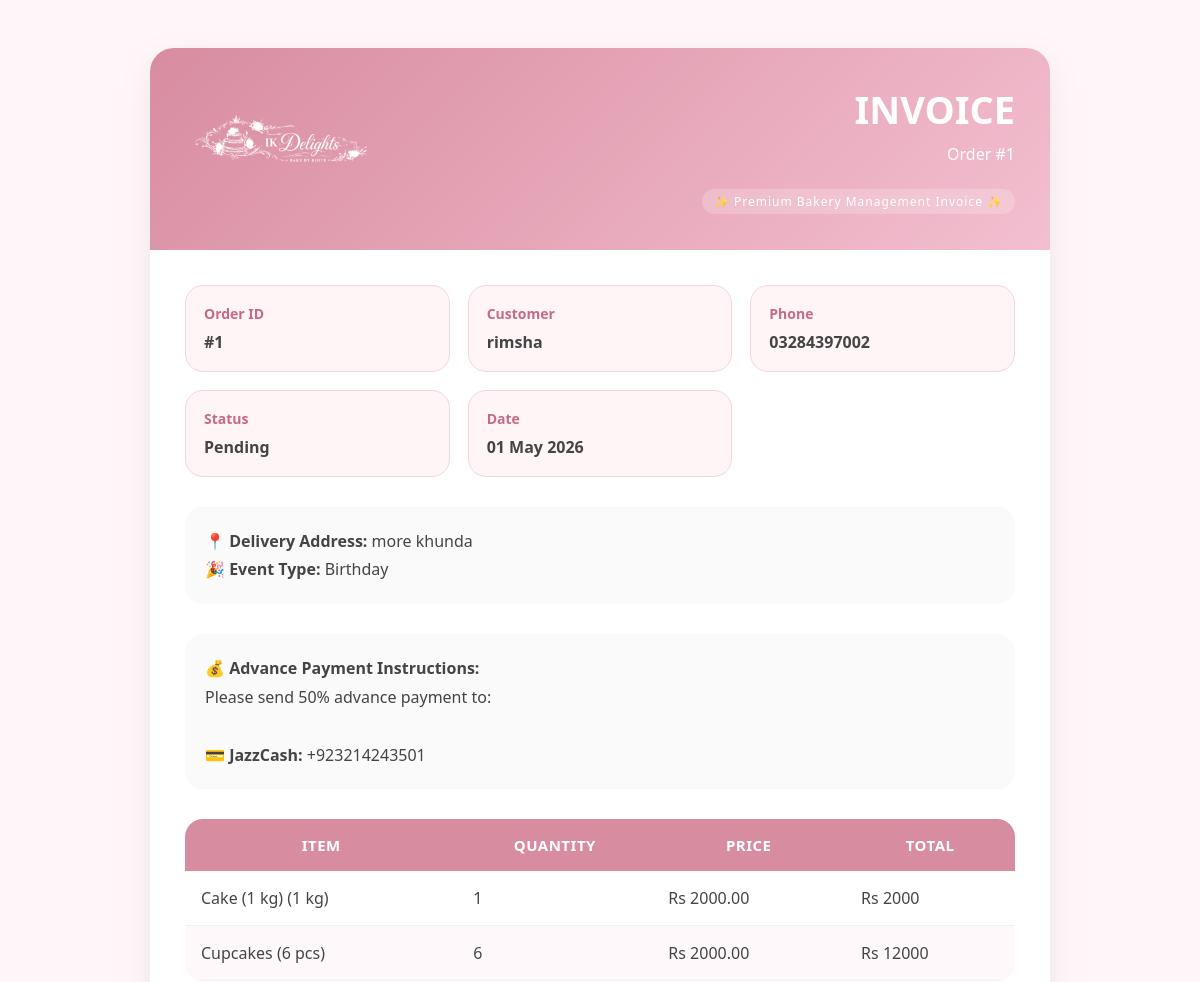
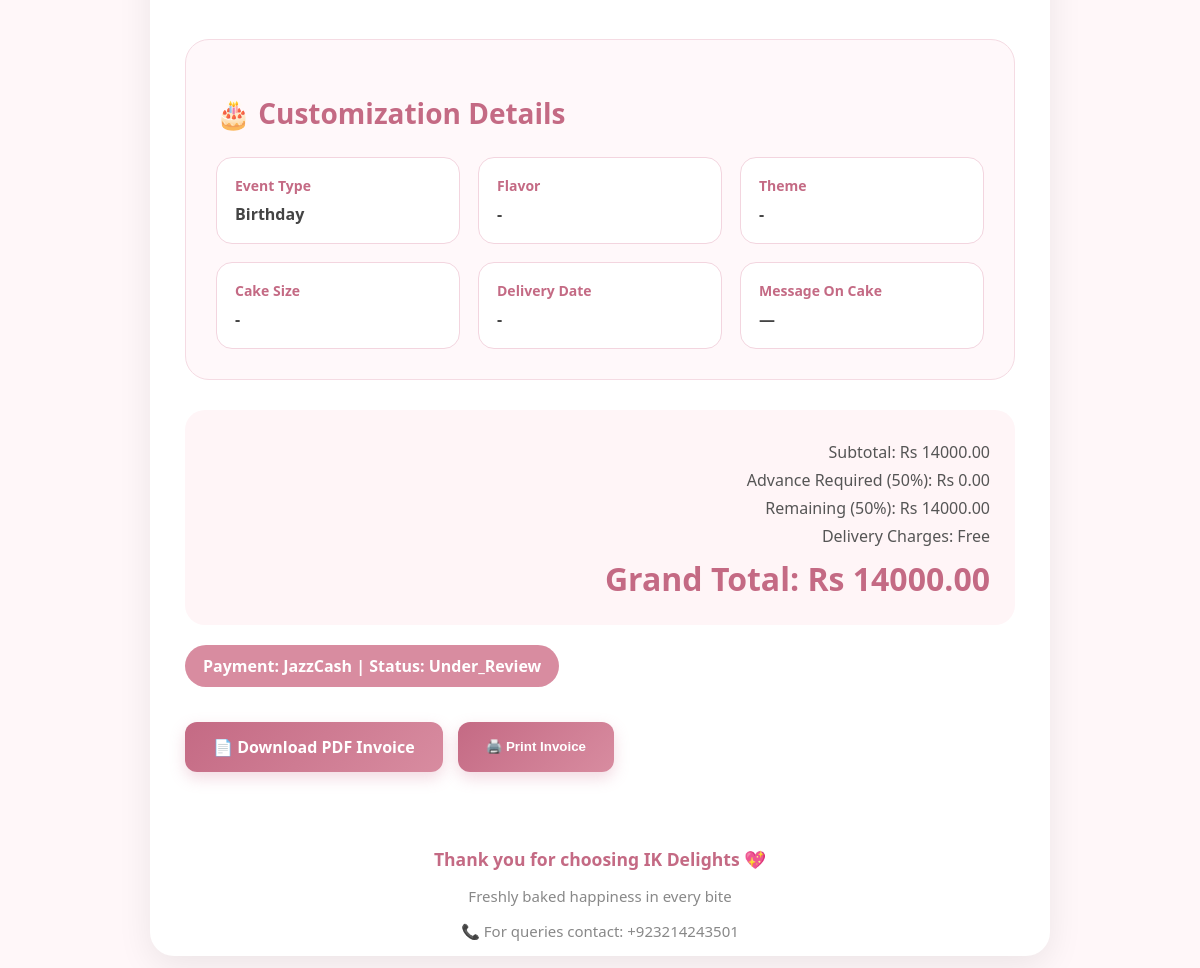
The app's page /invoice/1/ (signed in) with its own data (2 pictures, top to bottom).
### ik/models.py (models this page shows, shortened)
class Order(models.Model):
    PAYMENT_CHOICES = [
        ('jazzcash', 'JazzCash'),
        ('easypaisa', 'EasyPaisa'),
        ('cod', 'Cash on Delivery'),
    ]
    STATUS_CHOICES = [
        ('pending', 'Pending'),
        ('processing', 'Processing'),
        ('delivered', 'Delivered'),
        ('cancelled', 'Cancelled'),
    ]
    PAYMENT_STATUS_CHOICES = [
        ('under_review', 'Under Review'),
        ('partial_paid', 'Partial Paid'),
        ('fully_paid', 'Fully Paid'),
        ('rejected', 'Rejected'),
    ]
    user = models.ForeignKey(User, on_delete=models.SET_NULL, null=True, blank=True)
    session_key = models.CharField(max_length=40, null=True, blank=True)
    name = models.CharField(max_length=100)
    phone = models.CharField(
        max_length=20,
        validators=[
            RegexValidator(
                regex=r'^03\d{9}$',
                message='Phone number must be in format 03XXXXXXXXX'
            )
        ],
        help_text="Enter Pakistani number like 03XXXXXXXXX"
    )
    address = models.TextField(default="")
    payment_method = models.CharField(max_length=20, choices=PAYMENT_CHOICES)
    transaction_id = models.CharField(
        max_length=50,
        unique=False,
        null=True,
        blank=True,
        db_index=True,
        help_text="Unique JazzCash/EasyPaisa transaction ID"
    )
    screenshot_hash = models.CharField(
        max_length=64,
        unique=True,
        null=True,
        blank=True,
        db_index=True,
        help_text="Unique hash for payment screenshot"
    )
    total = models.DecimalField(max_digits=10, decimal_places=2)
    advance_amount = models.DecimalField(max_digits=10, decimal_places=2, default=0)
    received_amount = models.DecimalField(
        max_digits=10,
        decimal_places=2,
        default=0,
        help_text="Actual amount received from customer"
    )
    remaining_amount = models.DecimalField(max_digits=10, decimal_places=2, default=0)
    status = models.CharField(max_length=20, choices=STATUS_CHOICES, default='pending')
    payment_status = models.CharField(max_length=20, choices=PAYMENT_STATUS_CHOICES, default='under_review')
    customization = models.JSONField(default=dict, blank=True)
    invoice_text = models.TextField(blank=True, null=True)
    created_at = models.DateTimeField(auto_now_add=True)
    payment_screenshot = models.ImageField(
        upload_to='payments/',
        validators=[validate_payment_screenshot],
        blank=True,
        null=True,
        help_text="Payment screenshot proof"
    )
    payment_verified = models.BooleanField(default=False)
    verification_note = models.TextField(blank=True, null=True)
    verified_at = models.DateTimeField(blank=True, null=True)
    transaction_time = models.DateTimeField(auto_now_add=True, null=True, blank=True)
    is_payment_flagged = models.BooleanField(default=False)
    suspicious_attempts = models.PositiveIntegerField(default=0)
    ip_address = models.GenericIPAddressField(null=True, blank=True)
    user_agent = models.TextField(blank=True, null=True, help_text="Browser/Device info")
    updated_at = models.DateTimeField(auto_now=True, help_text="Last updated timestamp")
    city = models.CharField(max_length=100, blank=True, help_text="Customer city")
    remaining_transaction_id = models.CharField(
        max_length=50,
        blank=True,
        null=True,
        db_index=True,
        help_text="Transaction ID for remaining payment"
    )
    remaining_payment_screenshot = models.ImageField(
        upload_to='remaining_payments/',
        blank=True,
        null=True,
        validators=[validate_payment_screenshot],
        help_text="Screenshot for remaining payment"
    )
    remaining_screenshot_hash = models.CharField(
        max_length=64,
        blank=True,
        null=True,
        db_index=True,
        help_text="Hash for remaining payment screenshot"
    )
    remaining_payment_verified = models.BooleanField(
        default=False,
        help_text="Whether remaining payment has been verified by admin"
    )
    ORDER_TYPE_CHOICES = [
        ('website', 'Website'),
        ('custom', 'Custom'),
        ('deal', 'Deal'),
        ('event', 'Event'),
        ('whatsapp', 'WhatsApp'),
    ]
    order_type = models.CharField(
        max_length=30,
        choices=ORDER_TYPE_CHOICES,
        default='website',
        help_text="Source of order"
    )
    ALLOWED_STATUS_TRANSITIONS = {
        'pending': ['processing', 'cancelled'],
        'processing': ['delivered', 'cancelled'],
        'delivered': [],
        'cancelled': [],
    }

class OrderItem(models.Model):
    order = models.ForeignKey(Order, on_delete=models.CASCADE, related_name='items')
    product_name = models.CharField(max_length=200)
    product_price = models.DecimalField(max_digits=10, decimal_places=2)
    quantity = models.PositiveIntegerField()

### ik/views.py (the view)
# urls.py: path('invoice/<int:order_id>/', views.invoice_page, name='invoice_page'),
@login_required
def invoice_page(request, order_id):
    order = get_object_or_404(Order, id=order_id)
    if not check_order_ownership(request, order):
        messages.error(request, "Unauthorized")
        return redirect('home')
    return render(request, "invoice.html", {"order": order, "business_number": settings.BUSINESS_NUMBER})

### ik/context_processors.py (called while the page is built)
def global_settings(request):
    settings = SiteSettings.objects.first()
    return {
        'settings': settings
    }

### ik/views.py (called while the page is built)
def check_order_ownership(request, order):
    if request.user.is_authenticated:
        return request.user == order.user or request.user.is_staff
    return False

### ik/templates/invoice.html (shortened to what this page needs)
{% load static %}
<!DOCTYPE html>
<html>
<head>
</head>
<body>
    <div class="invoice-box">
        <div class="invoice-header">
            <div class="logo-wrap">
                <img src="{% static 'images/logo.png' %}" alt="IK Delights">
            </div>
            <div class="invoice-title">
                <h1>INVOICE</h1>
                <p>Order #{{ order.id }}</p>
                <div class="premium-badge">✨ Premium Bakery Management Invoice ✨</div>
            </div>
        </div>
        <div class="invoice-content">
            <div class="info-grid">
                <div class="info-card">
                    <strong>Order ID</strong>
                    <span>#{{ order.id }}</span>
                </div>
                <div class="info-card">
                    <strong>Customer</strong>
                    <span>{{ order.name }}</span>
                </div>
                <div class="info-card">
                    <strong>Phone</strong>
                    <span>{{ order.phone }}</span>
                </div>
                <div class="info-card">
                    <strong>Status</strong>
                    <span>{{ order.get_status_display }}</span>
                </div>
                <div class="info-card">
                    <strong>Date</strong>
                    <span>{{ order.created_at|date:"d M Y" }}</span>
                </div>
            </div>
            <div class="extra-info">
                <strong>📍 Delivery Address:</strong> {{ order.address }}<br>
                <strong>🎉 Event Type:</strong> {{ order.customization.event_type|default:"-" }}
            </div>
            <div class="extra-info">
                <strong>💰 Advance Payment Instructions:</strong><br>
                Please send 50% advance payment to:<br><br>
                <strong>💳 JazzCash:</strong> +{{ business_number }}
            </div>
            <table>
                <thead>
                    <tr>
                        <th>Item</th>
                        <th>Quantity</th>
                        <th>Price</th>
                        <th>Total</th>
                    </tr>
                </thead>
                <tbody>
                    {% for item in order.items.all %}
                    <tr>
                        <td>{{ item.product_name }}</td>
                        <td>{{ item.quantity }}</td>
                        <td>Rs {{ item.product_price|floatformat:2 }}</td>
                        <td>Rs {% widthratio item.product_price 1 item.quantity %}</td>
                    </tr>
                    {% endfor %}
                </tbody>
            </table>
            {% if order.customization %}
            <div class="custom-box">
                <h2>🎂 Customization Details</h2>
                <div class="custom-grid">
                    <div class="custom-card">
                        <strong>Event Type</strong>
                        <span>{{ order.customization.event_type|default:"-" }}</span>
                    </div>
                    <div class="custom-card">
                        <strong>Flavor</strong>
                        <span>{{ order.customization.flavor|default:"-" }}</span>
                    </div>
                    <div class="custom-card">
                        <strong>Theme</strong>
                        <span>{{ order.customization.theme|default:"-" }}</span>
                    </div>
                    <div class="custom-card">
                        <strong>Cake Size</strong>
                        <span>{{ order.customization.cake_size|default:"-" }}</span>
                    </div>
                    <div class="custom-card">
                        <strong>Delivery Date</strong>
                        <span>{{ order.customization.delivery_date|default:"-" }}</span>
                    </div>
                    <div class="custom-card">
                        <strong>Message On Cake</strong>
                        <span>{{ order.customization.cake_message|default:"—" }}</span>
                    </div>
                </div>
            </div>
            {% endif %}
            <div class="total-box">
                <div>
                    <p>Subtotal: Rs {{ order.total|floatformat:2 }}</p>
                    <p>Advance Required (50%): Rs {{ order.advance_amount|floatformat:2 }}</p>
                    <p>Remaining (50%): Rs {{ order.remaining_amount|floatformat:2 }}</p>
                    <p>Delivery Charges: Free</p>
                    <h2>Grand Total: Rs {{ order.total|floatformat:2 }}</h2>
                </div>
            </div>
            <div class="payment-status {% if order.payment_status == 'paid' %}paid{% endif %}">
                Payment: {{ order.get_payment_method_display }} | Status: {{ order.payment_status|title }}
            </div>
            <div class="btn-area">
                <a href="{% url 'download_invoice_pdf' order.id %}" class="download-btn">
                    📄 Download PDF Invoice
                </a>
                <button onclick="window.print()" class="download-btn">
                    🖨️ Print Invoice
                </button>
            </div>
        </div>
        <div class="invoice-footer">
            <h3>Thank you for choosing IK Delights 💖</h3>
            <p>Freshly baked happiness in every bite</p>
            <p>📞 For queries contact: +{{ business_number }}</p>
        </div>
    </div>
</body>
</html>

### ik/templates/invoice.html (style rules this page uses)
body { font-family: 'Segoe UI', sans-serif; background: #fff7f9; padding: 40px; color: #444; }
.invoice-box { max-width: 900px; margin: auto; background: #fff; border-radius: 24px; overflow: hidden; box-shadow: 0 10px 35px rgba(0, 0, 0, 0.08); }
.invoice-header { background: linear-gradient(135deg, #d88ca0, #f3bfd0); padding: 35px; color: white; display: flex; justify-content: space-between; align-items: center; flex-wrap: wrap; }
.logo-wrap img { width: 190px; filter: brightness(0) invert(1); }
.invoice-title { text-align: right; }
.invoice-title h1 { margin: 0; font-size: 38px; font-weight: 800; color: white; }
.invoice-title p { margin-top: 8px; font-size: 16px; }
.premium-badge { font-size: 12px; letter-spacing: 1px; background: rgba(255,255,255,0.2); display: inline-block; padding: 4px 12px; border-radius: 50px; margin-top: 8px; }
.invoice-content { padding: 35px; }
.info-grid { display: grid; grid-template-columns: repeat(auto-fit, minmax(200px, 1fr)); gap: 18px; margin-bottom: 30px; }
.info-card { background: #fff5f7; border-radius: 18px; padding: 18px; border: 1px solid #f3d5df; }
.info-card strong { display: block; color: #c46a84; margin-bottom: 8px; font-size: 14px; }
.info-card span { font-size: 16px; font-weight: 600; }
.extra-info { background: #fafafa; border-radius: 18px; padding: 20px; margin-bottom: 30px; line-height: 1.8; }
table { width: 100%; border-collapse: collapse; overflow: hidden; border-radius: 18px; }
thead { background: #d88ca0; color: white; }
th { padding: 16px; font-size: 15px; text-transform: uppercase; letter-spacing: 0.5px; }
td { padding: 16px; border-bottom: 1px solid #f1f1f1; }
tbody tr:nth-child(even) { background: #fff8fa; }
.custom-box { margin-top: 40px; background:#fff8fa; padding:30px; border-radius:24px; border:1px solid #f5dbe3; }
.custom-box h2 { color:#c46a84; margin-bottom:25px; font-size:28px; }
.custom-grid { display:grid; grid-template-columns:repeat(auto-fit, minmax(220px,1fr)); gap:18px; }
.custom-card { background:white; padding:18px; border-radius:16px; border:1px solid #f3d5df; }
.custom-card strong { display:block; color:#c46a84; margin-bottom:8px; font-size:14px; }
.custom-card span { font-weight:600; }
.total-box { margin-top: 30px; background: #fff5f7; padding: 25px; border-radius: 20px; text-align: right; }
.total-box p { margin: 6px 0; font-size: 16px; color: #555; }
.total-box h2 { color: #c46a84; margin: 10px 0 0; font-size: 32px; }
.payment-status { margin-top: 20px; display: inline-block; padding: 10px 18px; background: #d88ca0; color: white; border-radius: 50px; font-weight: 600; }
.invoice-footer { margin-top: 40px; text-align: center; color: #888; font-size: 15px; }
.invoice-footer h3 { color: #c46a84; margin-bottom: 8px; }
.btn-area { margin-top: 35px; display: flex; gap: 15px; flex-wrap: wrap; }
.download-btn { display: inline-flex; align-items: center; justify-content: center; padding: 14px 28px; background: linear-gradient(135deg, #c46a84, #d88ca0); color: white; text-decoration: none; border: none; border-radius: 12px; font-weight: 700; cursor: pointer; transition: 0.3s; box-shadow: 0 6px 15px rgba(212, 128, 154, 0.3); }

### records on screen
Order: id "1", name "rimsha", phone "03284397002", status "Pending", created_at "01 May 2026", address "more khunda", customization.event_type "Birthday", customization.flavor "-", customization.theme "-", customization.cake_size "-", customization.delivery_date "-", customization.cake_message "—", total "14000.00", advance_amount "0.00", remaining_amount "14000.00", payment_method "JazzCash", payment_status "Under_Review"
OrderItem: product_name "Cake (1 kg) (1 kg)", quantity "1", product_price "2000.00", product_price+quantity "2000"
OrderItem: product_name "Cupcakes (6 pcs)", quantity "6", product_price "2000.00", product_price+quantity "12000"

### other values on screen
{{ business_number }} "923214243501"
